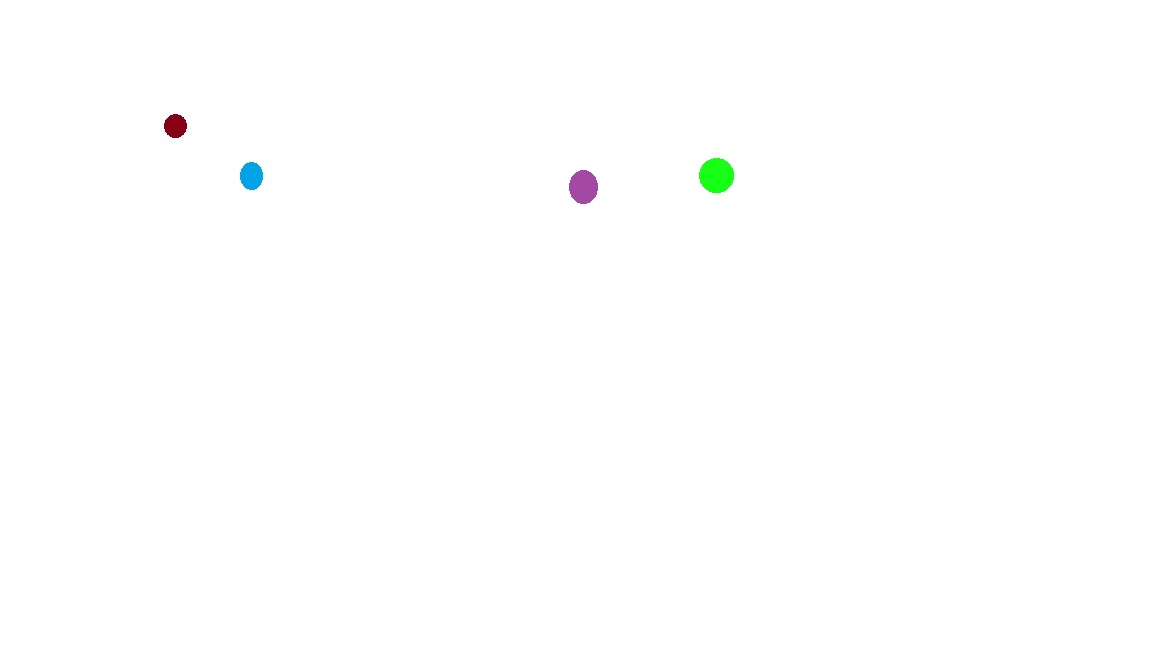
#> input picture Untitled.jpg, 1152 x 648 px
$ jupyter execute --allow-errors project.ipynb
#> lines starting #> are read from the running program, lines starting #| are printed output that depends on the picture; after the words box and inside, x2 and y2 are one past the last pixel; in counts of white or black regions, pixels touching at a corner belong together
[cell 1]
import numpy as np
import math
import cv2

[cell 2]
# [40 lines of commented-out code are left out]

[cell 3]
# P1 = [xr1, yr1, 0r1]
# P2 = [xr2, yr2, 0r2]

[cell 4]
np.zeros((800, 400))

[cell 5]
robot1 = {"front":1, "back":2, "f_rgb": [136, 0, 20], "b_rgb": [3, 161, 234]}
robot2 = {"front":3, "back":4, "f_rgb": [23, 255, 22], "b_rgb": [163, 73, 164]}
ball = {"center":5, "rgb": [254, 242, 0]}
goal = {"center": 6, "rgb": [195, 195, 195]}

[cell 6]
robots = {
    "robot1": robot1,
    "robot2": robot2
}

[cell 7]
def detect_colored_dots_in_rgb(image, color_lower, color_upper):
    """
    Detects dots of a specific color in an image using RGB color space.

    :param image: The image to search in.
    :param color_lower: The lower bound of the color range in RGB.
    :param color_upper: The upper bound of the color range in RGB.
    :return: List of coordinates of detected dots.
    """
    image = cv2.cvtColor(image, cv2.COLOR_BGR2RGB)
    mask = cv2.inRange(image, color_lower, color_upper)
    contours, _ = cv2.findContours(mask, cv2.RETR_TREE, cv2.CHAIN_APPROX_SIMPLE)

    coordinates = []
    for contour in contours:
        M = cv2.moments(contour)
        if M['m00'] != 0:
            cx = int(M['m10']/M['m00'])
            cy = int(M['m01']/M['m00'])
            coordinates.append((cx, cy))

    return coordinates

# Example usage
# Load or capture an image
image = cv2.imread('Untitled.jpg')  # Replace with your image path
#> image is the input picture: shape (648, 1152, 3); mean B, G, R 254.4, 254.6, 254.4


color_tolerance = 20

[cell 8]
matrix = np.zeros((image.shape[0], image.shape[1]), dtype=np.uint8)

# Process each robot's front and back points
for robot, details in robots.items():
    # Detect front points
    f_lower_bound = np.array(details['f_rgb']) - color_tolerance
    f_upper_bound = np.array(details['f_rgb']) + color_tolerance
    front_coordinates = detect_colored_dots_in_rgb(image, f_lower_bound, f_upper_bound)

    # Mark front points on the matrix
    for coord in front_coordinates:
        matrix[coord[1], coord[0]] = details['front']

    # Detect back points
    b_lower_bound = np.array(details['b_rgb']) - color_tolerance
    b_upper_bound = np.array(details['b_rgb']) + color_tolerance
    back_coordinates = detect_colored_dots_in_rgb(image, b_lower_bound, b_upper_bound)

    # Mark back points on the matrix
    for coord in back_coordinates:
        matrix[coord[1], coord[0]] = details['back']
#> this loop made 2 passes
#> (front_coordinates, back_coordinates) on passes 1 to 2: ([(174, 125)], [(251, 175)]), ([(716, 175)], [(583, 186)])
#> pass 1, in detect_colored_dots_in_rgb, `mask = cv2.inRange(image, color_lower, color_upper)`:
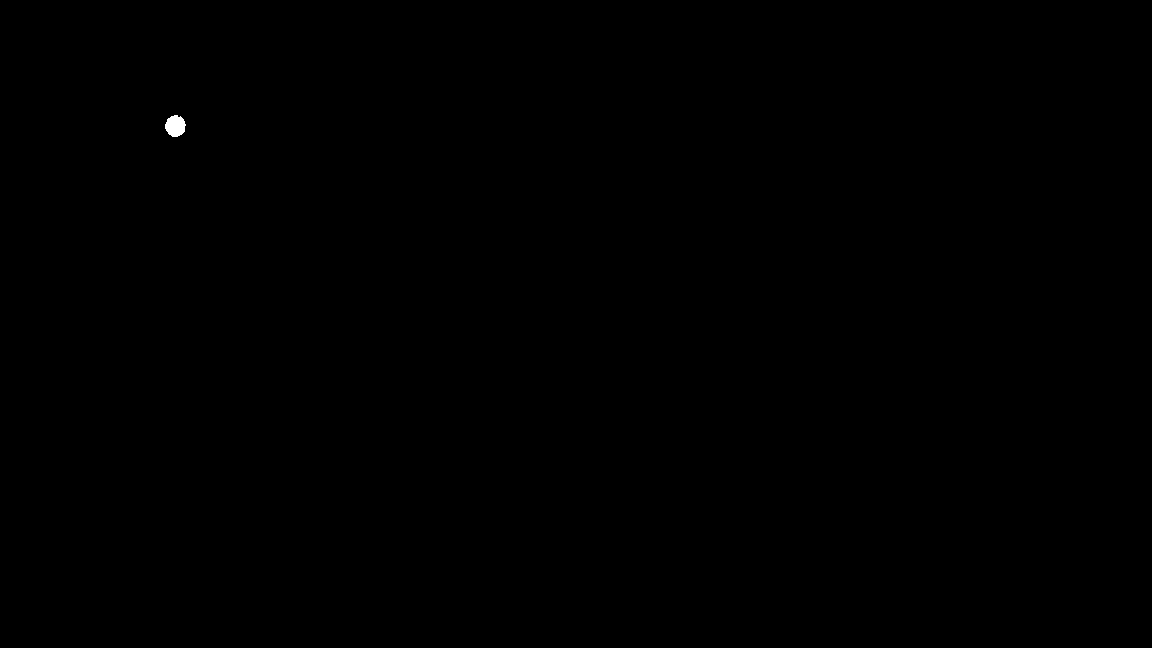
#> mask: shape (648, 1152); 0.05% white; 1 white region, box (x1, y1, x2, y2) and area: (165, 115, 186, 137) 346
#> pass 2, in detect_colored_dots_in_rgb (call 3), `mask = cv2.inRange(image, color_lower, color_upper)`:
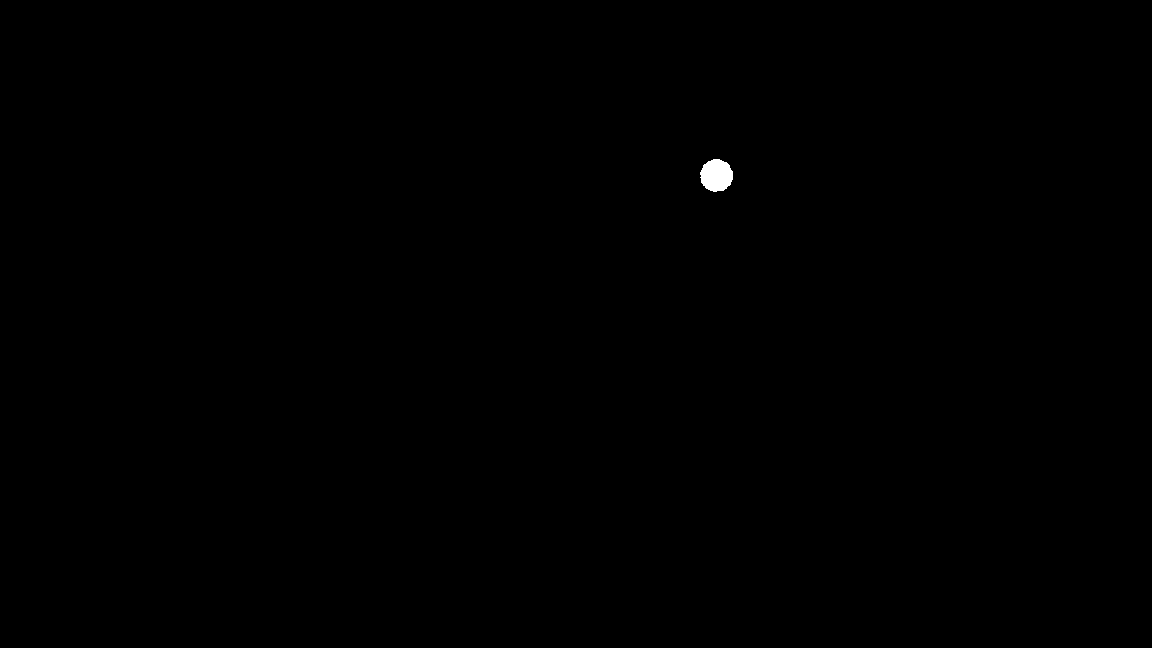
#> mask: shape (648, 1152); 0.11% white; 1 white region, box (x1, y1, x2, y2) and area: (700, 159, 733, 192) 840

[cell 9]
#Detect ball
lower_bound = np.array(ball['rgb']) - color_tolerance
upper_bound = np.array(ball['rgb']) + color_tolerance
ball_coordinates = detect_colored_dots_in_rgb(image, lower_bound, upper_bound)
#> in detect_colored_dots_in_rgb (call 5), `mask = cv2.inRange(image, color_lower, color_upper)`: mask: shape (648, 1152); every value is 0
#> ball_coordinates = []

#Mark ball points on the matrix
for coord in ball_coordinates:
    matrix[coord[1], coord[0]] = ball['center']
#> this loop made 0 passes

[cell 10]
#Detect goal
lower_bound = np.array(goal['rgb']) - color_tolerance
upper_bound = np.array(goal['rgb']) + color_tolerance
goal_coordinates = detect_colored_dots_in_rgb(image, lower_bound, upper_bound)
#> goal_coordinates = []

#Mark goal points on the matrix
for coord in goal_coordinates:
    matrix[coord[1], coord[0]] = goal['center']

[cell 11]
def find_coordinates(matrix, value):
    """Find the coordinates of a given value in the matrix."""
#> called with value = 5
    coordinates = np.argwhere(matrix == value)
#> coordinates = empty array
    if coordinates.size > 0:
        return coordinates[0]  # Assuming only one occurrence
    return None

def calculate_robot_position_and_orientation(matrix, front_val, back_val):
    """
    Calculate the position (x, y) and orientation (theta) of a robot.
    :param matrix: 2D numpy array representing the environment.
    :param front_val: Integer representing the front of the robot in the matrix.
    :param back_val: Integer representing the back of the robot in the matrix.
    :return: Tuple (x, y, theta) where theta is in degrees.
    """
#> called with front_val = 1, back_val = 2
    # Find coordinates of the front and back
    front_coords = find_coordinates(matrix, front_val)
#> front_coords = [125, 174]
    back_coords = find_coordinates(matrix, back_val)
#> back_coords = [175, 251]

    if front_coords is not None and back_coords is not None:
        # Calculate (x, y)
        x = back_coords[0]
#> x = 175
        y = back_coords[1]
#> y = 251
        # Calculate orientation theta
        theta = np.arctan2(front_coords[1] - back_coords[1], front_coords[0] - back_coords[0])
#> theta = -2.15
        theta_degrees = np.degrees(theta)
#> theta_degrees = -123

        return x, y, theta_degrees
    else:
        return None, None, None

[cell 12]
# Find coordinates of the front and back
ball_coords = find_coordinates(matrix, 5)
#> (the rest of this cell did not finish here and is left out)

[cell 13]
goal_coords = find_coordinates(matrix, 6)
#> (the rest of this cell did not finish here and is left out)

[cell 14]
r1x, r1y, r1orientation = calculate_robot_position_and_orientation(matrix, robot1.get("front"), robot1.get("back"))
#> r1x = 175; r1y = 251; r1orientation = -123
r1x, r1y, r1orientation
#> Out = (175, 251, -123)

[cell 15]
r2x, r2y, r2orientation = calculate_robot_position_and_orientation(matrix, robot2.get("front"), robot2.get("back"))
#> r2x = 186; r2y = 583; r2orientation = 94.73
r2x, r2y, r2orientation
#> Out = (186, 583, 94.73)
